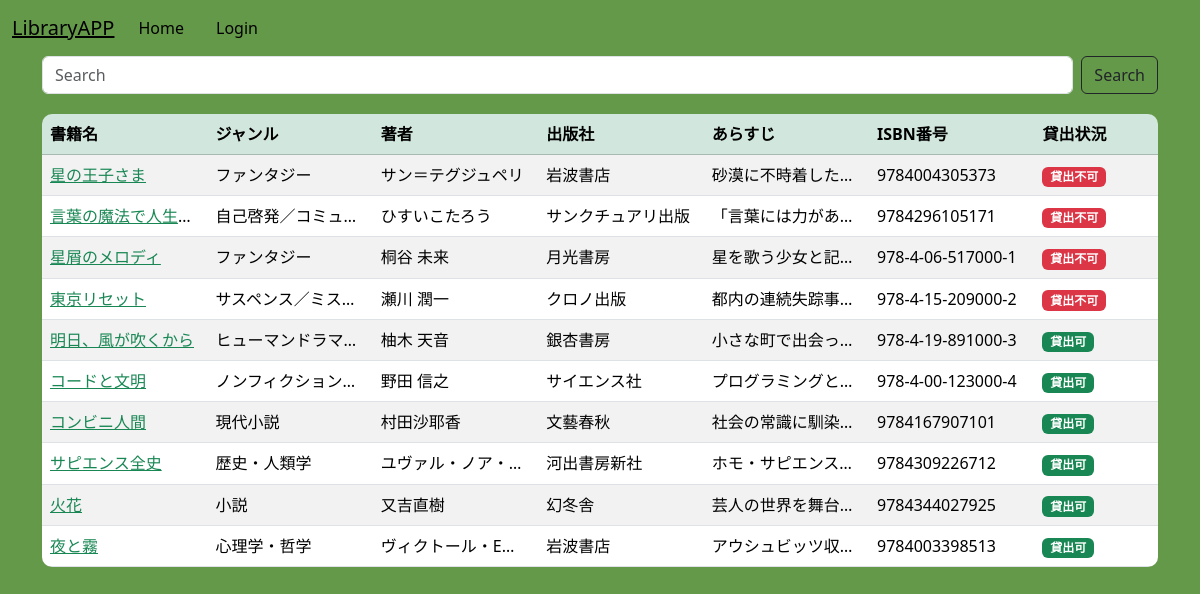
Before: / with the older database file.
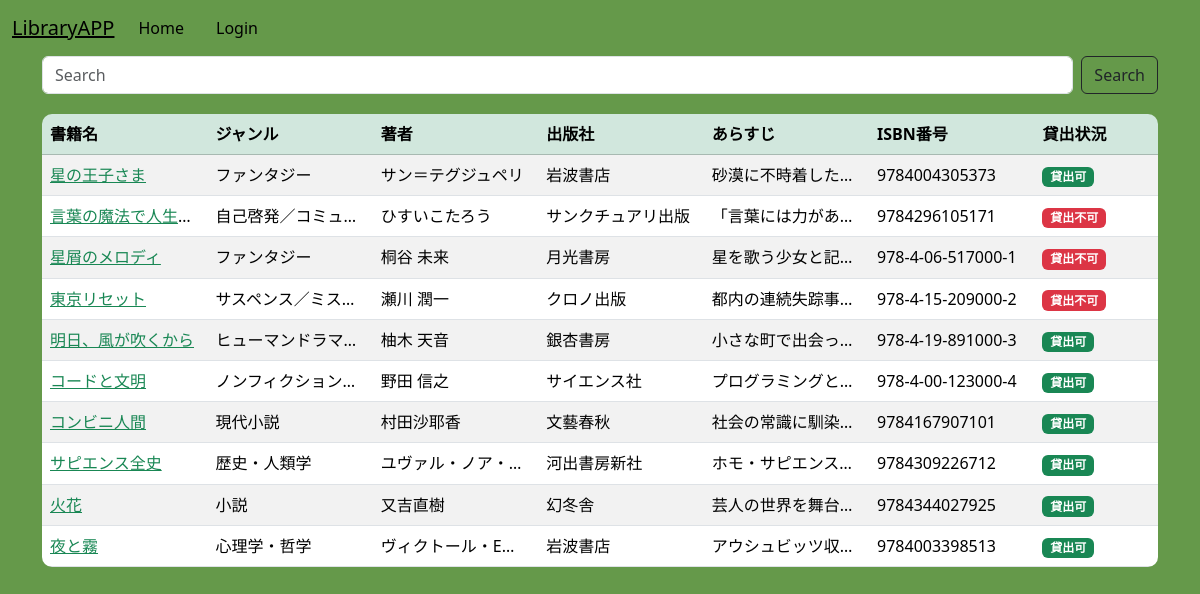
After: the same page with the newer database file.
### library/models.py (models this page shows, shortened)
class Book(models.Model):
    title = models.CharField(max_length=255)
    genre = models.CharField(max_length=100)
    ISBN = models.CharField(max_length=20)
    author = models.CharField(max_length=20)
    publisher = models.CharField(max_length=20)
    content = models.TextField()
    lendStatus = models.BooleanField(default=True)  # True = 貸出可能

### library/views.py (the view)
# urls.py: path('', views.IndexView.as_view() , name='index'),
class IndexView(generic.ListView):
    model = Book
    template_name = 'library/index.html'
    context_object_name = 'object_list'
    def get_context_data(self, **kwargs):
        context = super().get_context_data(**kwargs)
        user = self.request.user
        books = context['object_list']
        user_lending_ids = set()
        if user.is_authenticated:
            user_lending_ids = set(
                LendingHistory.objects.filter(user=user, returnDate__isnull=True)
                .values_list('book__id', flat=True)
            )
        lending_info = LendingHistory.objects.filter(returnDate__isnull=True)
        lending_map = {}
        for entry in lending_info:
            lending_map.setdefault(entry.book_id, []).append(entry.user.username)
        for book in books:
            book.lending_users = lending_map.get(book.id, [])
            book.is_borrowed_by_user = user.username in book.lending_users if user.is_authenticated else False
        context['user'] = user  # テンプレートで使うために明示的に渡す
        return context

### templates/library/index.html (shortened to what this page needs)
{% extends "base.html" %}
{% block content %}
<div class="container">
    <form class="d-flex" method="get" action="{% url 'library:search' %}">
      <input class="form-control me-2" type="search" placeholder="Search" aria-label="Search" name="words">
      <button class="btn btn-outline-dark" type="submit">Search</button>
    </form>
    <table class="table table-striped table-hover">
      <thead class="table-success" >
        <tr>
          <th>書籍名</th>
          <th>ジャンル</th>
          <th>著者</th>
          <th>出版社</th>
          <th>あらすじ</th>
          <th>ISBN番号</th>
          <th>貸出状況</th>
          <th></th>
          <th></th>
        </tr>
      </thead>
      <tbody>
          {% for article in object_list %}
            <tr>
            <td><a href="{% url 'library:detail' article.id %}?next=index" class="text-success">{{ article.title }}</a></td>
            <td>{{ article.genre }}</td>
            <td>{{ article.author }}</td>
            <td>{{ article.publisher }}</td>
            <td>{{ article.content }}</td>
            <td>{{ article.ISBN }}</td>
            <td>
              {% if article.is_borrowed_by_user %}
                <span class="badge bg-primary">あなたが借りています</span>
              {% elif article.lendStatus %}
                <span class="badge bg-success">貸出可</span>
              {% else %}
                <span class="badge bg-danger">貸出不可</span>
              {% endif %}
            </td>
            <td>
            </td>
            <td>
            </td>
          {% endfor %}
      </tbody>
    </table>
  </div>
{% endblock %}

Changed rows visible on the page:
changed Book "星の王子さま": lendStatus "貸出不可" → "貸出可"
